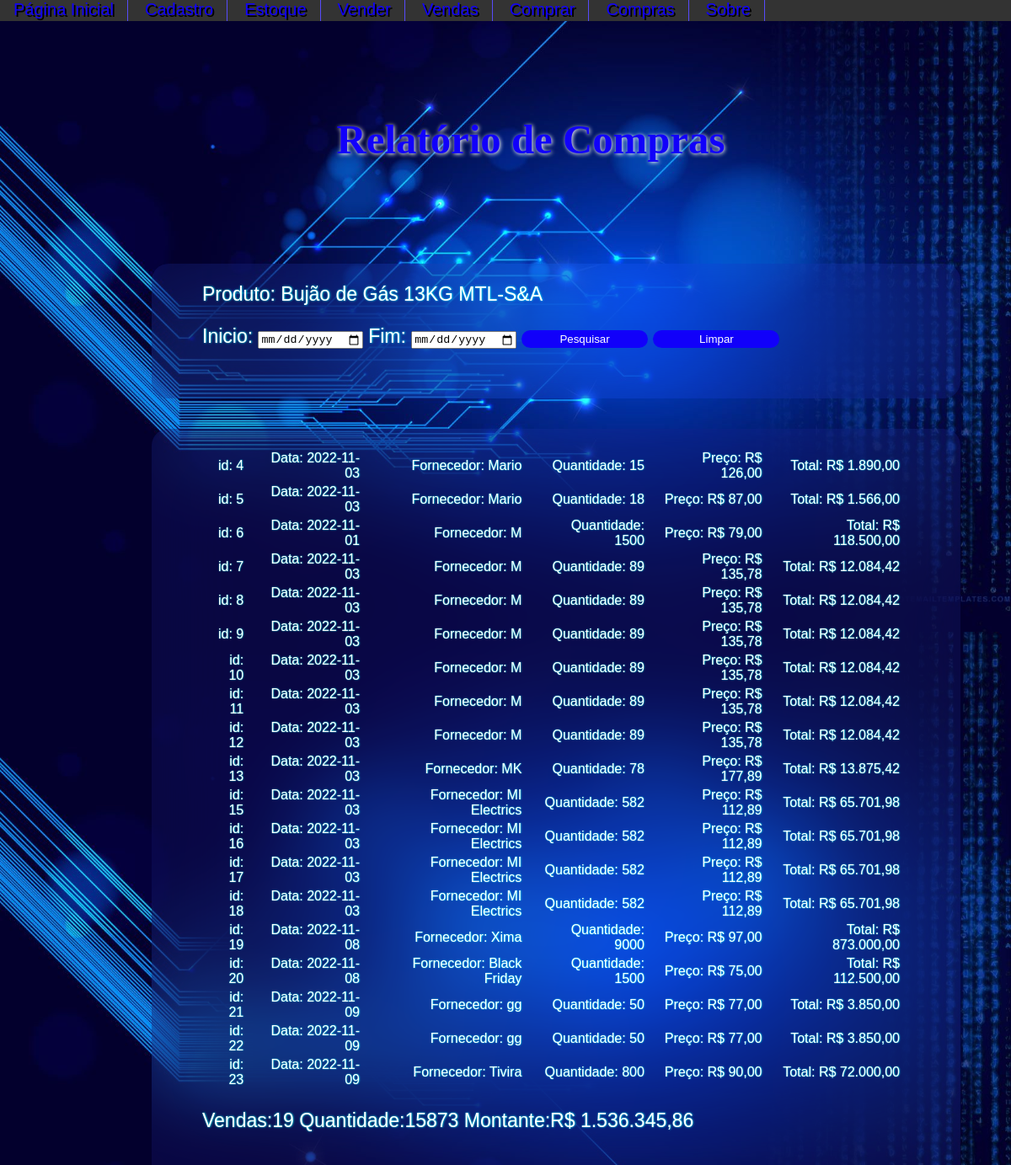
/relatorioCompra.php, run on the app's committed database.
### tables this page shows
CREATE TABLE `estoque_compra` (
  `id` int UNSIGNED NOT NULL,
  `data` date NOT NULL,
  `quantidade` int UNSIGNED NOT NULL,
  `fornecedor` varchar(45) DEFAULT NULL,
  `valorUnitario` decimal(20,2) UNSIGNED NOT NULL
);

### models/compraDAO.php (the view, shortened to what this page needs)
<?php
    class CompraDAO {
        static function listar($dataInicial, $dataFinal){
            include_once("conecta.php");
            $numVendas = 0;
            $quantidade = 0;
            $montante = 0;
            if($dataInicial==null || $dataFinal==null){
                $sql  ="SELECT  * FROM estoque_compra  ";
            }else{
                $message = "<p >Pesquisa entre ".$dataInit." e $dataFinal</p>
                <p>-------------------------------------------------------------------------------------------------------------------------</p>";
                $sql   ="SELECT * FROM estoque_compra WHERE data BETWEEN '$dataInicial' AND '$dataFinal' ";
            }
            $result = $conn->query($sql);
            if($result->num_rows > 0  ){
               echo "<p><table>";
                while($row = $result->fetch_assoc()){
                    $total = $row['quantidade']*$row['valorUnitario'];
                    echo       "<tr> <td>id: ". $row["id"].
                    " </td><td>   Data: ". $row["data"].
                    " </td><td>   Fornecedor: ". $row["fornecedor"].
                    " </td><td>   Quantidade: ". $row["quantidade"].
                    " </td><td>   Preço: R$ ". number_format($row["valorUnitario"], 2, ',', '.').
                    " </td><td>   Total: R$ ". number_format($total, 2, ',', '.').
                    "</td>";
                    $numVendas++;
                    $quantidade+=$row["quantidade"];
                    $montante+=$total;
                }
                echo "</table></p>";
            }else{
                echo "<p>nada encontrado</p>";
            }
            $m = number_format($montante, 2, ',', '.');
            echo "<p><label class= 'labelForm'>Vendas:$numVendas</label>
                        <label class= 'labelForm'>Quantidade:".$quantidade.
                        "</label>
                        <label class= 'labelForm'>Montante:R$ ".$m."</label>
            </p>";
        }
    }
?>

### relatorioCompra.php (shortened to what this page needs)
<!DOCTYPE html>
<html lang="pt-br">
<head>
    <link rel= "stylesheet" href = "style/estiloPadrao.css">
    <link rel= "stylesheet" href = "style/classesStyle.css">
    <link rel= "stylesheet" href = "style/idsStyle.css">
</head>
<body>
    <ul>
        <li><a href="home.php">Página Inicial</a></li>
        <li><a href="cadastro.php">Cadastro</a></li>
        <li><a href="estoque.php">Estoque</a></li>
        <li><a href="vender.php">Vender</a></li>
        <li><a href="relatorioVenda.php">Vendas</a></li>
        <li><a href="comprar.php">Comprar</a></li>
        <li><a href="relatorioCompra.php">Compras</a></li>
        <li><a href="about.php">Sobre</a></li>
    </ul>
    <header>
        <h1 > Relatório de Compras</h1>
    </header>
    <main>
        <div class="containerPainel">
            <form  method ="POST" action="relatorioCompra.php">
                    <p>Produto: Bujão de Gás 13KG MTL-S&A </p>
                    <p><label class= "labelForm">Inicio:</label>
                    <input type="date"  name="datainicial" class="" min="0" max="10000">
                    <label class= "labelForm">Fim:</label>
                    <input type="date"  name="dataFinal" class="" min="0" max="10000">
                    <input type="submit" value="Pesquisar" class="button">
                    <input type="reset" value="Limpar" class="button"></p>
            </form>
            </div>
        <div class="containerPainel">
        <?php
        include_once('models/compraDAO.php');
        if(isset($_POST["datainicial"])){    $datainicial = $_POST["datainicial"];}        else{$datainicial = null;}
        if(isset($_POST["dataFinal"])){       $dataFinal = $_POST["dataFinal"];}              else{$dataFinal = null;}
        CompraDAO::listar($datainicial, $dataFinal);
        ?>
        </div>
    </main>
    <footer>
    </footer>
    </body>
    </html>

### style/estiloPadrao.css (style rules this page uses)
a { text-decoration: none; color: blue; font-family: 'Franklin Gothic Medium', 'Arial Narrow', Arial, sans-serif; }
body { background-image: url("../img/wallpaper.png"); background-size: cover; margin: 0 auto; }
footer { position: fixed; top: 90%; left: 0%; height: 10%; width: 100%; }
h1 { padding-top: 0; margin-top: 0; margin-left: 5%; background-size: 100% 100%; background-position-x: center ; text-align: center ; font-family: 'Trebuchet MS', 'Lucida Sans Unicode', 'Lucida Grande', 'Lucida Sans'; color: #1100FA; font-size: large; text-shadow: 0.02em 0.02em 0.10em white; font-size: 305%; font-weight: bold; }
header { position: fixed; top: 10%; left: 0%; height: 10%; width: 100%; }
main { position: fixed; top: 20%; left: 5%; height: 80%; width: 100%; overflow: auto; }
li { display: inline; }
li a { border-right: 1px solid #574BFB; text-shadow: 0.1em 0.1em 0.0em black; display: inline; color: #1100FA; font-size: 20px; text-align: center; padding: 14px 16px; text-decoration: none; }
p { text-shadow: 0.02em 0.02em 0.10em aqua; font-size: 23px; color: #ffff; font-family: Arial, Helvetica, sans-serif; }
td { text-shadow: 0.02em 0.02em 0.10em aqua; font-size: 16px; color: #ffff; text-align: right; font-family: Arial, Helvetica, sans-serif; padding-left: 10px; padding-right: 10px; }
ul { list-style-type: none; margin: 0; height: 25px; padding: 0; overflow: hidden; background-color: #333; position: fixed; top: 0; width: 100%; }

### style/classesStyle.css (style rules this page uses)
.containerPainel { background-color: rgb(74 74 255/10%); backdrop-filter: blur(50px); border-radius: 20PX; align-items: center; left: -10%; margin-top: 3%; margin-bottom: 0%; margin-left: 10%; margin-right: 10%; font-family: Arial; padding-left: 5%; padding-right: 5%; padding-bottom: 3%; width: 70%; overflow: hidden; text-align: justify; }
.button { border: 0; border-radius: 25px; color: #ffff; background-color: #1100FA; padding: 3px; width: 150px; }

### data on the page
estoque_compra: id "4", data "2022-11-03", fornecedor "Mario", quantidade "15", valorUnitario "126,00", total "1.890,00"
estoque_compra: id "5", data "2022-11-03", fornecedor "Mario", quantidade "18", valorUnitario "87,00", total "1.566,00"
estoque_compra: id "6", data "2022-11-01", fornecedor "M", quantidade "1500", valorUnitario "79,00", total "118.500,00"
estoque_compra: id "7", data "2022-11-03", fornecedor "M", quantidade "89", valorUnitario "135,78", total "12.084,42"
estoque_compra: id "8", data "2022-11-03", fornecedor "M", quantidade "89", valorUnitario "135,78", total "12.084,42"
estoque_compra: id "9", data "2022-11-03", fornecedor "M", quantidade "89", valorUnitario "135,78", total "12.084,42"
estoque_compra: id "10", data "2022-11-03", fornecedor "M", quantidade "89", valorUnitario "135,78", total "12.084,42"
estoque_compra: id "11", data "2022-11-03", fornecedor "M", quantidade "89", valorUnitario "135,78", total "12.084,42"
estoque_compra: id "12", data "2022-11-03", fornecedor "M", quantidade "89", valorUnitario "135,78", total "12.084,42"
estoque_compra: id "13", data "2022-11-03", fornecedor "MK", quantidade "78", valorUnitario "177,89", total "13.875,42"
estoque_compra: id "15", data "2022-11-03", fornecedor "MI Electrics", quantidade "582", valorUnitario "112,89", total "65.701,98"
estoque_compra: id "16", data "2022-11-03", fornecedor "MI Electrics", quantidade "582", valorUnitario "112,89", total "65.701,98"
estoque_compra: id "17", data "2022-11-03", fornecedor "MI Electrics", quantidade "582", valorUnitario "112,89", total "65.701,98"
estoque_compra: id "18", data "2022-11-03", fornecedor "MI Electrics", quantidade "582", valorUnitario "112,89", total "65.701,98"
estoque_compra: id "19", data "2022-11-08", fornecedor "Xima", quantidade "9000", valorUnitario "97,00", total "873.000,00"
estoque_compra: id "20", data "2022-11-08", fornecedor "Black Friday", quantidade "1500", valorUnitario "75,00", total "112.500,00"
estoque_compra: id "21", data "2022-11-09", fornecedor "gg", quantidade "50", valorUnitario "77,00", total "3.850,00"
estoque_compra: id "22", data "2022-11-09", fornecedor "gg", quantidade "50", valorUnitario "77,00", total "3.850,00"
estoque_compra: id "23", data "2022-11-09", fornecedor "Tivira", quantidade "800", valorUnitario "90,00", total "72.000,00"

### other printed values
$numVendas "19"
$quantidade "15873"
$m "1.536.345,86"
